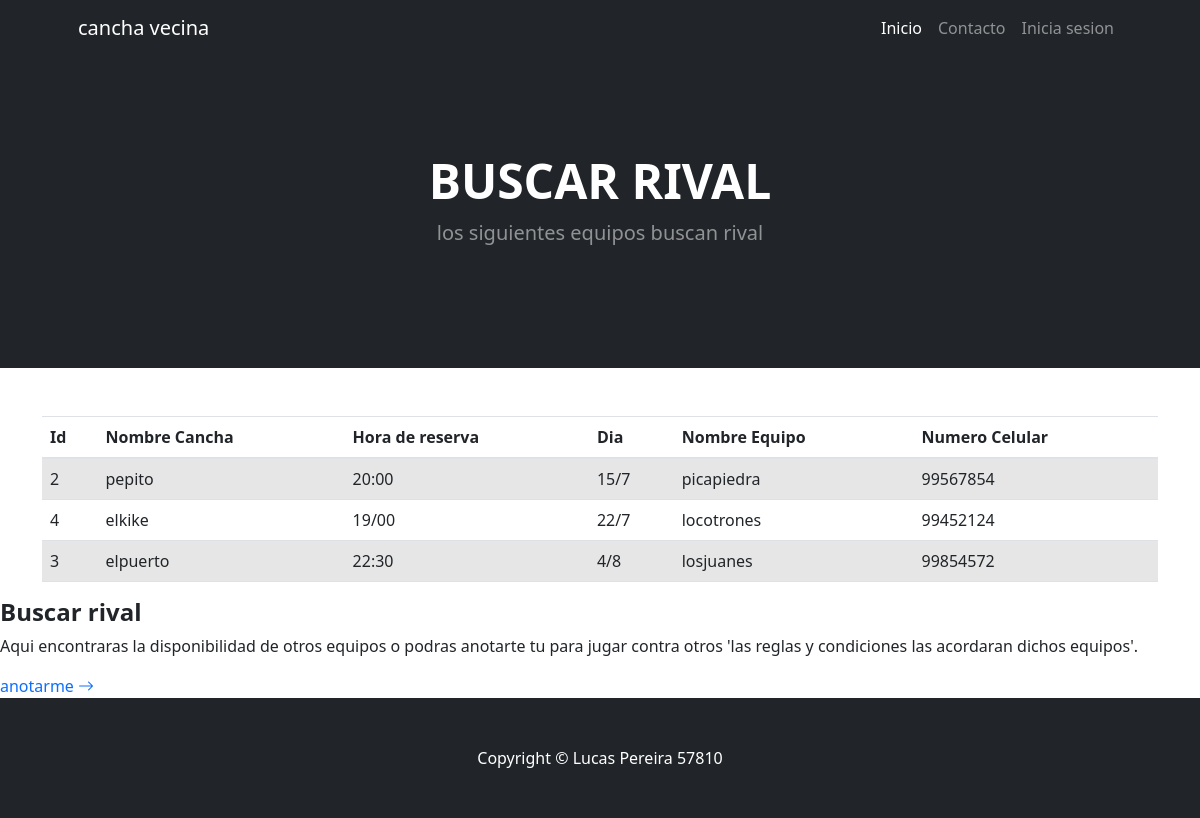
Screenshot of /buscarrival/ with the database file from the repository.
### aplicacion1/models.py (models this page shows, shortened)
class Buscarrival(models.Model):
    nombre_cancha = models.CharField(max_length=20)
    hora_reserva = models.CharField(max_length=20)
    dia_reserva = models.CharField(max_length=20)
    tu_equipo = models.CharField(max_length=20)
    numero_celular = models.IntegerField()
    class Meta:
        verbose_name = "Buscar rival"
        ordering = ["dia_reserva","hora_reserva"]

### aplicacion1/views.py (the view)
def buscarrival(request):
    contexto = {"Buscarrival": Buscarrival.objects.all()}
    return render(request, "aplicacion1/buscarrival.html", contexto)

### aplicacion1/templates/aplicacion1/buscarrival.html (shortened to what this page needs)
{% extends 'aplicacion1/index.html' %}
{% block botonescentrales %}
<header class="bg-dark py-5">
    <div class="container px-5">
        <div class="row gx-5 justify-content-center">
            <div class="col-lg-6">
                <div class="text-center my-5">
                    {% block titulo %}
                    <h1 class="display-5 fw-bolder text-white mb-2">BUSCAR RIVAL</h1>
                    <p class="lead text-white-50 mb-4">los siguientes equipos buscan rival</p>
                    {% endblock titulo %}
                </div>
            </div>
        </div>
    </div>
</header>
{% endblock botonescentrales %}
{% block contenido %}
<!DOCTYPE html>
<html lang="en">
    <head>
        {% load static %}
        <link href="https://stackpath.bootstrapcdn.com/bootstrap/4.5.2/css/bootstrap.min.css" rel="stylesheet">
        <link href="{% static 'css/styles.css' %}" rel="stylesheet">
    </head>
    <body>
        <div class="container mt-5">
            <table class="table table-striped">
                <thead>
                    <tr>
                        <th>Id</th>
                        <th>Nombre Cancha</th>
                        <th>Hora de reserva</th>
                        <th>Dia</th>
                        <th>Nombre Equipo</th>
                        <th>Numero Celular</th>
                    </tr>
                </thead>
                <tbody>
                    {% for c in Buscarrival %}
                    <tr>
                        <td>{{ c.id }}</td>
                        <td>{{ c.nombre_cancha }}</td>
                        <td>{{ c.hora_reserva }}</td>
                        <td>{{ c.dia_reserva }}</td>
                        <td>{{ c.tu_equipo }}</td>
                        <td>{{ c.numero_celular }}</td>
                    </tr>
                    {% endfor %}
                </tbody>
            </table>
        </div>
    </body>
    </html>
    {% endblock contenido %}
    {% block inicio %}
    {% block buscarrival %}
        <h2 class="h4 fw-bolder">Buscar rival</h2>
        <p>Aqui encontraras la disponibilidad de otros equipos o podras anotarte tu para jugar contra otros 'las reglas y condiciones las acordaran dichos equipos'. </p>
        <a class="text-decoration-none" href="{% url 'buscarrivalForm'%}">
            anotarme
            <i class="bi bi-arrow-right"></i>
        </a>
    {% endblock buscarrival %}
    {% endblock inicio %}

### rows the page displays
Buscarrival: id "2", nombre_cancha "pepito", hora_reserva "20:00", dia_reserva "15/7", tu_equipo "picapiedra", numero_celular "99567854"
Buscarrival: id "4", nombre_cancha "elkike", hora_reserva "19/00", dia_reserva "22/7", tu_equipo "locotrones", numero_celular "99452124"
Buscarrival: id "3", nombre_cancha "elpuerto", hora_reserva "22:30", dia_reserva "4/8", tu_equipo "losjuanes", numero_celular "99854572"
